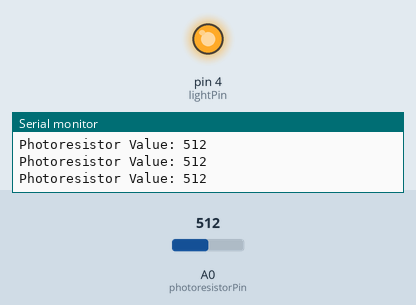
The sketch below on a simulated Arduino Mega 2560, built with avr-gcc and run on an emulated ATmega2560. Shown: output pins drawn as LEDs (lit = HIGH), the last lines printed to the serial monitor. The test bench sets the inputs (shaded band); at power-on: A0 (photoresistorPin) = 512.

Above: at 1.2 s.
1.3 s: A0 (photoresistorPin) set to 319
4.3 s: A0 (photoresistorPin) set to 286
At 5.5 s:
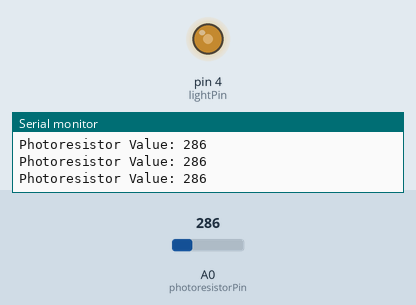
5.8 s: A0 (photoresistorPin) set to 306
At 6.2 s:
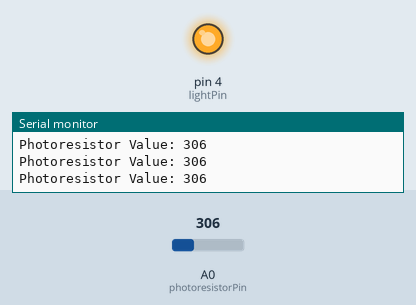
7.3 s: A0 (photoresistorPin) set to 290
At 7.9 s:
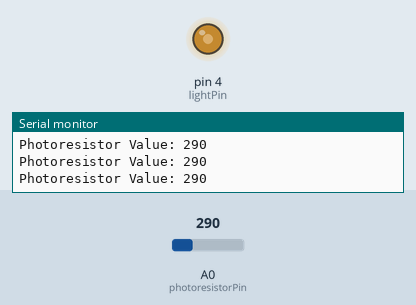
8.8 s: A0 (photoresistorPin) set to 310
At 9.8 s:
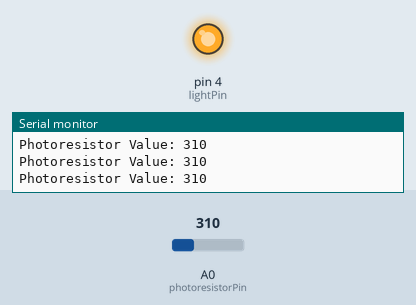
Timing chart, 0 to 11.8 s (numbered marks = the images above; inputs shaded):
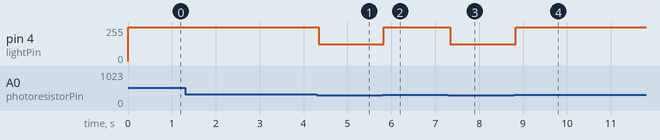

Measured:
- the behaviour switches between 301 and 300 on A0 (photoresistorPin) (found by bisection; images 0 and 1)
- after the input at 4.3 s, pin 4 (lightPin): 255/255 → 125/255 at once
- after the input at 5.8 s, pin 4 (lightPin): 125/255 → 255/255 at once
- after the input at 7.3 s, pin 4 (lightPin): 255/255 → 125/255 at once
- after the input at 8.8 s, pin 4 (lightPin): 125/255 → 255/255 at once

The sketch:

photoTest.ino
```cpp
/****************************************
name:phototest
function:you can see the resisistance change print in serial monitor
******************************************/
//Email:support@sunfounder.com
//website:www.sunfounder.com
#define photoresistorPin A0  // photoresistor attach to A0 on SUNFOUNDER MEGA2560

int lightPin = 4;

void setup()
{
    Serial.begin(9600);//
}

void loop()
{
  int value=analogRead(photoresistorPin);//read the value of photoresistor
  Serial.print("Photoresistor Value: ");
  Serial.println(value);
  if(value>300){
    setColor(255);
  } else if(value>150){
    setColor(125);
  } else {
    setColor(50);
  }
}

void setColor(int intensity)
{
  analogWrite(lightPin, intensity);
}
```
